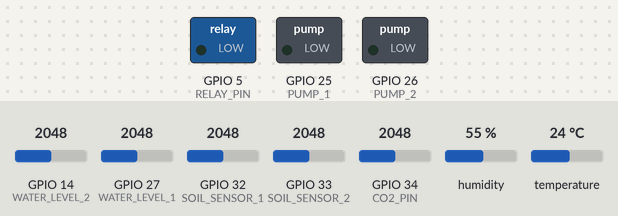
Simulated run of this sketch. Board: ESP32. On the bench: switched loads named in the sketch (green lamp = pin HIGH). Inputs (shaded band) come from the test bench; at power-on: temperature 24 °C, GPIO 32 (SOIL_SENSOR_1) = 2048, GPIO 33 (SOIL_SENSOR_2) = 2048, GPIO 14 (WATER_LEVEL_2) = 2048, GPIO 27 (WATER_LEVEL_1) = 2048, GPIO 34 (CO2_PIN) = 2048, humidity 55 %. WiFi joins after 1.5 s; servers stay silent unless stated; uploads are accepted with an empty reply; no MQTT or app messages arrive unless stated; what the sketch prints to the serial monitor is not drawn.

Above: at 2.7 s.
2.8 s: temperature set to 29 °C
5.5 s: temperature set to 32 °C
At 5.9 s:
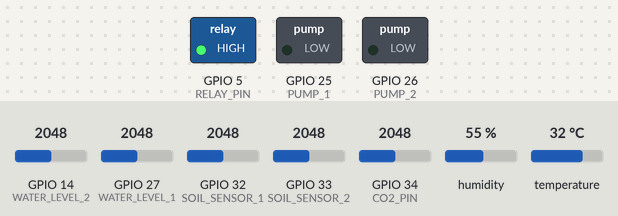
8.2 s: GPIO 32 (SOIL_SENSOR_1) set to 1040
11.4 s: GPIO 32 (SOIL_SENSOR_1) set to 964
At 13.1 s:
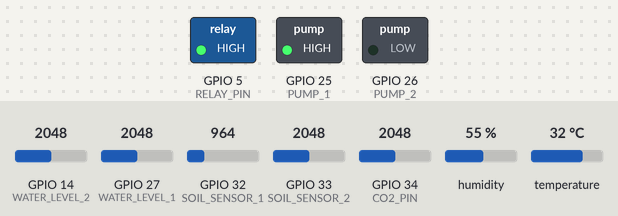
14.1 s: GPIO 33 (SOIL_SENSOR_2) set to 1056
16.8 s: GPIO 33 (SOIL_SENSOR_2) set to 958
At 20.1 s:
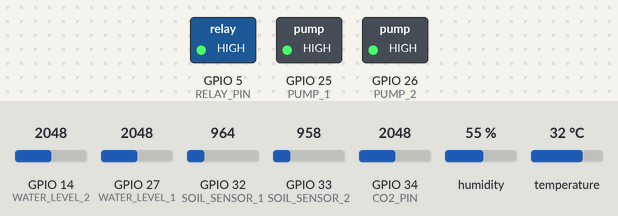
Timing chart, 0 to 21.6 s (numbered marks = the images above; inputs shaded):
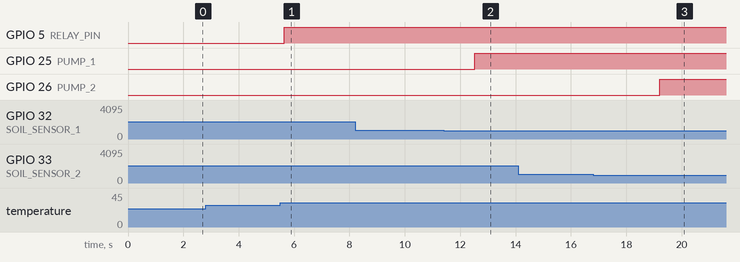

Measured:
- the behaviour switches between 30 and 31 °C on temperature (found by bisection; images 0 and 1)
- the behaviour switches between 1000 and 999 on GPIO 32 (SOIL_SENSOR_1) (found by bisection; images 1 and 2)
- the behaviour switches between 1000 and 999 on GPIO 33 (SOIL_SENSOR_2) (found by bisection; images 2 and 3)
- after the input at 2.8 s, every drawn part: stays the same
- after the input at 5.5 s, GPIO 5 (RELAY_PIN): LOW → HIGH after 0.14 s
- after the input at 8.2 s, every drawn part: stays the same
- after the input at 11.4 s, GPIO 25 (PUMP_1): LOW → HIGH after 1.1 s
- after the input at 14.1 s, every drawn part: stays the same
- after the input at 16.8 s, GPIO 26 (PUMP_2): LOW → HIGH after 2.4 s

The sketch:

ESP32.ino
```cpp
#include <Wire.h>
#include <DHT.h>
#include <WiFi.h>
#include <PubSubClient.h>
#include <HTTPClient.h>
#include <WiFiClientSecure.h>

#define DHTPIN 4
#define DHTTYPE DHT11
DHT dht(DHTPIN, DHTTYPE);

#define CO2_PIN 34  // Capteur de Co2
#define RELAY_PIN 5   // Ventilateur
#define SOIL_SENSOR_1 32 //Capteur d'himidite de sol (Plante)
#define SOIL_SENSOR_2 33 //Capteur d'himidite de sol (Étable)
#define PUMP_1 25    //Pompe de l'eau 1
#define PUMP_2 26    //Pompe de l'eau 2
#define WATER_LEVEL_1 27  //Capteur de niveau de l'eau 1
#define WATER_LEVEL_2 14 // Capteur de niveau de l'eau 2

const char* ssid = "AGJDIELEC";
const char* password = "xxxxxxxx.2020";
const char* mqtt_server = "test.mosquitto.org";

const char* twilio_api = "https://api.twilio.com/2010-04-01/Accounts/AC734a21a44eda1b96f0ed5861de477967/Messages.json";
const char* twilio_account_sid = "AC734a21a44eda1b9xxxxxxxxxxxxxxx";
const char* twilio_auth_token = "82e75924f36783fxxxxxxxxxxxxxxxxxx";
const char* twilio_whatsapp_number = "+177536xxxx";
const char* recipient_whatsapp = "+2126xxxxxxxx";

WiFiClient espClient;
PubSubClient client(espClient);

void setup_wifi() {
    Serial.println("Connexion au WiFi...");
    WiFi.begin(ssid, password);
    while (WiFi.status() != WL_CONNECTED) {
        delay(500);
        Serial.print(".");
    }
    Serial.println("Connecté !");
}

void reconnect_mqtt() {
    while (!client.connected()) {
        Serial.println("Connecting to MQTT...");
        String clientId = "ESP32_esto_2025_" + String(WiFi.macAddress());
        if (client.connect(clientId.c_str())) {
            Serial.println("MQTT Connected!");
        } else {
            Serial.print("MQTT Connection Failed: ");
            Serial.println(client.state());
            delay(5000);
        }
    }
}

void send_whatsapp_alert(const char* message) {
    if (WiFi.status() == WL_CONNECTED) {
        WiFiClientSecure client;
        client.setInsecure();
        HTTPClient http;

        http.begin(client, twilio_api);
        http.setAuthorization(twilio_account_sid, twilio_auth_token);
        http.addHeader("Content-Type", "application/x-www-form-urlencoded");

        String postData = "To=" + String(recipient_whatsapp) + "&From=" + String(twilio_whatsapp_number) + "&Body=" + String(message);
        int httpCode = http.POST(postData);
        Serial.println(httpCode == 201 ? "WhatsApp alert sent!" : "WhatsApp failed!");
        http.end();
    }
}

void setup() {
    Serial.begin(115200);
    dht.begin();
    setup_wifi();
    client.setServer(mqtt_server, 1883);

    pinMode(RELAY_PIN, OUTPUT);
    pinMode(PUMP_1, OUTPUT);
    pinMode(PUMP_2, OUTPUT);
    pinMode(SOIL_SENSOR_1, INPUT);
    pinMode(SOIL_SENSOR_2, INPUT);
    pinMode(WATER_LEVEL_1, INPUT);
    pinMode(WATER_LEVEL_2, INPUT);

    digitalWrite(RELAY_PIN, LOW);
    digitalWrite(PUMP_1, LOW);
    digitalWrite(PUMP_2, LOW);
}

void loop() {
    if (!client.connected()) {
        reconnect_mqtt();
    }
    client.loop();

    float temperature = dht.readTemperature();
    float humidity = dht.readHumidity();
    float voltage = analogRead(CO2_PIN) * (3.3 / 4095.0);
    float co2_ppm = (voltage - 0.4) / 0.02;
    int soil_1 = analogRead(SOIL_SENSOR_1);
    int soil_2 = analogRead(SOIL_SENSOR_2);
    bool water_level_1 = analogRead(WATER_LEVEL_1);
    bool water_level_2 = analogRead(WATER_LEVEL_2);

    char msg[80];
    snprintf(msg, 80, "temperature: %.1fC, humidity: %.1f%%", temperature, humidity);
    client.publish("sne32/dht11_1", msg);

    snprintf(msg, 80, "%.0f ppm", co2_ppm);
    client.publish("sne32/co2", msg);

    snprintf(msg, 80, "%d", soil_1);
    client.publish("sne32/soil1", msg);

    snprintf(msg, 80, "%d", soil_2);
    client.publish("sne32/soil2", msg);

    snprintf(msg, 80, "%d", water_level_1);
    client.publish("sne32/bottle1", msg);

    snprintf(msg, 80, "Water2: %d", water_level_2);
    client.publish("sne32/bottle2", msg);

    if (temperature > 30 || co2_ppm > 80) {
        digitalWrite(RELAY_PIN, HIGH);
        client.publish("sne32/fan", "ON");
        send_whatsapp_alert("Alerte! Température élevée ou CO2 excessif!");
    } else {
        digitalWrite(RELAY_PIN, LOW);
        client.publish("sne32/fan", "OFF");
    }

    if (soil_1 < 1000 && water_level_1) {
        digitalWrite(PUMP_1, HIGH);
        client.publish("sne32/pompe1", "ON");
    } else {
        digitalWrite(PUMP_1, LOW);
        client.publish("sne32/pompe1", "OFF");
    }

    if (soil_2 < 1000 && water_level_2) {
        digitalWrite(PUMP_2, HIGH);
        client.publish("sne32/pompe2", "ON");
    } else {
        digitalWrite(PUMP_2, LOW);
        client.publish("sne32/pompe2", "OFF");
    }

    delay(2000);
}
```
